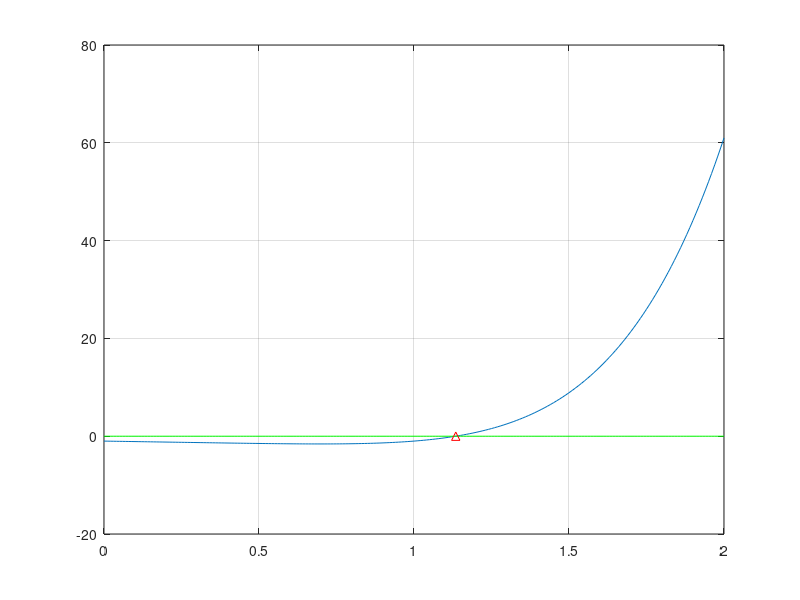

The MATLAB script that drew this image: (Note: this script raises an error after producing the figure.)
t=[0:0.01:2];
f=@(x)x.^6-x-1
fp=@(x)6*x.^5-1
plot(t,f(t)),grid
zero1=fzero(f,2) % punts al grafic
% zero2=fzero(f,2)
hold on
plot(t,zeros(size(t)),'g')
plot(zero1,0,'^r') % ^ es el simbol d'on es creua amb l'eix 0 tambe pot ser *
% plot(zero2,0,'*r')
hold off


n=n+1, x=y; y=x-f(x)/fp(x)
